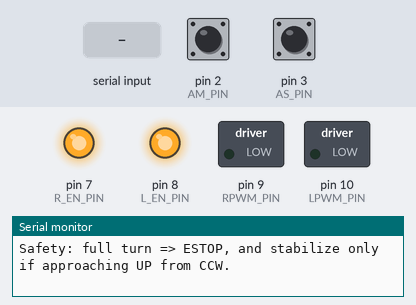
Recording of a sketch running on a simulated Arduino Uno, built with avr-gcc and run on an emulated ATmega328P. On the bench: switched loads named in the sketch (green lamp = pin HIGH), output pins drawn as LEDs (lit = HIGH), the last lines printed to the serial monitor. The test bench sets the inputs (shaded band); at power-on: pin 2 (AM_PIN) HIGH, pin 3 (AS_PIN) HIGH.

Above: at 1.2 s.
1.3 s: "x" received over Serial
At 2.1 s:
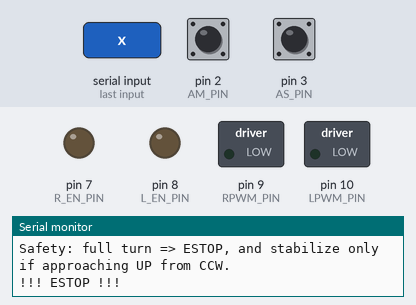
2.8 s: byte 112 ('p') received over Serial
4.3 s: "z" received over Serial
5.8 s: "s" received over Serial
Timing chart, 0 to 8.3 s (numbered marks = the images above; inputs shaded):
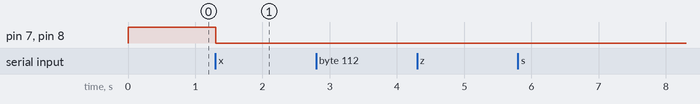

Measured:
- after the input at 1.3 s, pin 7 (R_EN_PIN), pin 8 (L_EN_PIN): HIGH → LOW at once

The sketch:

swing_test.ino
```cpp
// ===== Reaction Wheel Pendulum (UNO) =====
// Updated wiring:
//
// Motor encoder:
//   Am -> D2 (INT0)
//   Bm -> D4
//
// Shaft (pendulum) encoder:
//   As -> D3 (INT1)
//   Bs -> D5
//
// BTS7960:
//   RPWM -> D9 (~)
//   LPWM -> D10(~)
//   R_EN -> D7
//   L_EN -> D8
//
// Signals naming:
//   p_angle = pendulum angle (rad), wrapped to [-PI, +PI]
//   p_vel   = pendulum angular velocity (rad/s), filtered
//   m_vel   = motor angular velocity (rad/s), filtered
//
// Serial commands:
//   z = set current pendulum position as ZERO (NOW: DOWN reference)
//   g = go/run
//   s = pause (PWM=0, EN stays HIGH)
//   x = E-STOP (EN LOW, PWM=0)
//   r = release E-STOP (EN HIGH, still paused)
//   p = print snapshot
//   ? = help

#include <Arduino.h>

// ------------------ BTS7960 pins ------------------
const uint8_t RPWM_PIN = 9;
const uint8_t LPWM_PIN = 10;
const uint8_t R_EN_PIN = 7;
const uint8_t L_EN_PIN = 8;

// ------------------ Encoders pins ------------------
// Motor encoder
const uint8_t AM_PIN = 2;  // INT0
const uint8_t BM_PIN = 4;  // direction

// Shaft (pendulum) encoder
const uint8_t AS_PIN = 3;  // INT1
const uint8_t BS_PIN = 5;  // direction

// ------------------ Encoder calibration ------------------
// Motor encoder: you measured 10 turns = 17179 counts using 4X decoding previously.
// In our "1 interrupt on A rising" scheme, effective CPR is /4:
const float MOTOR_COUNTS_PER_REV_4X = 1717.9f;
const float MOTOR_DECODE_FACTOR = 4.0f; // 4X -> 1X (A rising)
const float MOTOR_COUNTS_PER_REV = MOTOR_COUNTS_PER_REV_4X / MOTOR_DECODE_FACTOR; // ~429.475

// Shaft encoder: advertised 360 PPR. With 1 interrupt on A rising => 1X => 360 counts/rev.
// If you switch to CHANGE on A, set SHAFT_DECODE_FACTOR=2 and attachInterrupt CHANGE.
const bool SHAFT_USE_CHANGE = false;
const float SHAFT_PPR = 360.0f;
const float SHAFT_DECODE_FACTOR = SHAFT_USE_CHANGE ? 2.0f : 1.0f;
const float SHAFT_COUNTS_PER_REV = SHAFT_PPR * SHAFT_DECODE_FACTOR;

// ------------------ Estimator settings ------------------
const unsigned long EST_PERIOD_MS = 5; // ~200Hz updates
const float P_VEL_ALPHA = 0.25f;
const float M_VEL_ALPHA = 0.25f;

// ------------------ State (counts) ------------------
volatile long g_m_count = 0; // motor encoder count
volatile long g_p_count = 0; // pendulum/shaft encoder count

long p_zeroOffset = 0;
long p_calibRawCount = 0;   // raw count at the moment we pressed 'z' (pendulum DOWN)


// ------------------ Estimated signals ------------------
float p_angle = 0.0f; // rad, wrapped [-PI, +PI]
//   p_angle = 0   means UP
//   p_angle = +PI or -PI means DOWN
float p_vel = 0.0f; // rad/s filtered
float m_vel = 0.0f; // rad/s filtered

unsigned long lastEstMs = 0;
long lastPCountSnap = 0;
long lastMCountSnap = 0;

// ------------------ Helpers ------------------
int sgn(float x, float eps = 1e-4f) {
  if (x > eps) return +1;
  if (x < -eps) return -1;
  return 0;
}

float wrapToPi(float a) {
  a = fmod(a + PI, TWO_PI);
  if (a < 0) a += TWO_PI;
  return a - PI;
}

long getMotorCount() {
  noInterrupts();
  long c = g_m_count;
  interrupts();
  return c;
}

long getPendulumRawCount() {
  noInterrupts();
  long c = g_p_count;
  interrupts();
  return c;
}

long getPendulumCount() {
  return getPendulumRawCount() - p_zeroOffset;
}

// ------------------ ISRs ------------------
void motorA_isr() {
  // If direction is reversed, swap ++/--
  if (digitalRead(BM_PIN) == HIGH) g_m_count++;
  else g_m_count--;
}

void pendulumA_isr() {
  // If direction is reversed, swap ++/--
  if (digitalRead(BS_PIN) == HIGH) g_p_count++;
  else g_p_count--;
}

// ------------------ Estimator update ------------------
void updateEstimates() {
  unsigned long now = millis();
  unsigned long dtMs = now - lastEstMs;
  if (dtMs < EST_PERIOD_MS) return;

  float dt = dtMs / 1000.0f;
  if (dt <= 0.0f) return;

  // Snapshot counts
  long pC = getPendulumCount();
  long mC = getMotorCount();

  long dP = pC - lastPCountSnap;
  long dM = mC - lastMCountSnap;

  // Raw velocities
  float p_vel_raw = ((float)dP / SHAFT_COUNTS_PER_REV) * TWO_PI / dt; // rad/s
  float m_vel_raw = ((float)dM / MOTOR_COUNTS_PER_REV) * TWO_PI / dt; // rad/s

  // Filtered velocities
  p_vel = (1.0f - P_VEL_ALPHA) * p_vel + P_VEL_ALPHA * p_vel_raw;
  m_vel = (1.0f - M_VEL_ALPHA) * m_vel + M_VEL_ALPHA * m_vel_raw;

  // Angle from pendulum count (ZERO = DOWN)
  float p_angle_unwrapped = ((float)pC / SHAFT_COUNTS_PER_REV) * TWO_PI;
  p_angle = wrapToPi(p_angle_unwrapped);

  lastPCountSnap = pC;
  lastMCountSnap = mC;
  lastEstMs = now;
}

// ------------------ Motor driver ------------------
void allStopPWM() {
  analogWrite(RPWM_PIN, 0);
  analogWrite(LPWM_PIN, 0);
}
void enableDriver() {
  digitalWrite(R_EN_PIN, HIGH);
  digitalWrite(L_EN_PIN, HIGH);
}
void disableDriver() {
  allStopPWM();
  digitalWrite(R_EN_PIN, LOW);
  digitalWrite(L_EN_PIN, LOW);
}

// ------------------ PWM LIMIT (restriction #4) ------------------
// This is the GLOBAL absolute PWM clamp for ANY command.
// Set it low at first (e.g., 40-80) and raise carefully.
const int PWM_LIMIT = 180;

// u in [-255, +255]
void setMotorU(int u) {
  // Restriction #4: limit PWM HERE (single place affects everything)
  u = constrain(u, -PWM_LIMIT, PWM_LIMIT);

  if (u > 0) {
    analogWrite(RPWM_PIN, (uint8_t)u);
    analogWrite(LPWM_PIN, 0);
  } else if (u < 0) {
    analogWrite(RPWM_PIN, 0);
    analogWrite(LPWM_PIN, (uint8_t)(-u));
  } else {
    allStopPWM();
  }
}

// ------------------ Control (swing-up + stabilize) ------------------
// We now have ZERO = DOWN.
// Therefore "UP" is at angle ~ +/-PI.
// We'll stabilize around UP using an error:
//   up_err = wrapToPi(p_angle - PI)   (also equivalent near -PI)
const float THETA_STAB_RAD = 0.35f; // smaller = safer. start 0.25..0.5

// Swing-up PWM magnitude (START LOW!)
int PWM_SWING = 120;       // still here (restriction #4 clamps anyway)

// PD stabilize near UP (START LOW!)
float KP = 60.0f;
float KD = 8.0f;

// Keep this too; it is an internal limit for stabilize output BEFORE global PWM_LIMIT
int PWM_MAX_STAB = 120;

const unsigned long CTRL_PERIOD_MS = 20;
unsigned long lastCtrlMs = 0;

// ------------------ Serial control ------------------
bool estop = false;
bool paused = true;

// Restriction #2 full-turn protection:
bool fullTurnTripped = false;

// --- E-STOP helper used by safety rules ---
void triggerEstop(const char* reason) {
  estop = true;
  paused = true;
  fullTurnTripped = true;     // latch until 'r'
  disableDriver();
  Serial.print("!!! ESTOP TRIGGERED: ");
  Serial.print(reason);
  Serial.println(" !!!");
}

// Calibration is performed when pendulum is DOWN,
// but we want p_angle = 0 when pendulum is UP.
//
// So when we press 'z' at DOWN, we shift the offset by half a turn.
void setZeroAtUpUsingDownCalibration() {
  long rawDownCount = getPendulumRawCount();
  p_calibRawCount = rawDownCount;

  // half revolution in counts
  long halfTurnCounts = (long)(SHAFT_COUNTS_PER_REV / 2.0f);

  noInterrupts();
  p_zeroOffset = rawDownCount - halfTurnCounts;
  interrupts();

  // Reset estimator state to avoid spikes
  lastPCountSnap = 0;
  p_angle = PI;   // because we're currently DOWN
  p_vel = 0.0f;

  Serial.println("Calibrated at DOWN. Now p_angle=0 is UP (DOWN reads ~+PI).");
}


void printHelp() {
  Serial.println("Commands: z=calibrate at DOWN (sets p_angle=0 at UP), g=go, s=pause, x=ESTOP, r=release ESTOP, p=print, ?=help");
  Serial.println("Safety: full turn => ESTOP, and stabilize only if approaching UP from CCW.");
}

void printSnapshot(const char* tag="SNAP") {
  // Up error around PI (UP)
  float up_err = p_angle;

  Serial.print(tag);
  Serial.print(" | p_angle(rad)="); Serial.print(p_angle, 6);
  Serial.print(" | p_angle(deg)="); Serial.print(p_angle * RAD_TO_DEG, 2);
  Serial.print(" | up_err(rad)="); Serial.print(up_err, 6);
  Serial.print(" | p_vel(rad/s)="); Serial.print(p_vel, 6);
  Serial.print(" | m_vel(rad/s)="); Serial.print(m_vel, 6);
  Serial.print(" | PWM_LIMIT="); Serial.print(PWM_LIMIT);
  Serial.print(" | state=");
  if (estop) Serial.println("ESTOP");
  else if (paused) Serial.println("PAUSED");
  else Serial.println("RUN");
}

void handleSerial() {
  while (Serial.available() > 0) {
    char c = Serial.read();
    if (c == 'z' || c == 'Z') setZeroAtUpUsingDownCalibration();
    else if (c == 'g' || c == 'G') {
      if(!estop){
        paused = false;
        Serial.println("RUN.");
      }
    }
    else if (c == 's' || c == 'S') { paused = true; allStopPWM(); Serial.println("PAUSED."); }
    else if (c == 'x' || c == 'X') { estop = true; paused = true; disableDriver(); Serial.println("!!! ESTOP !!!"); }
    else if (c == 'r' || c == 'R') {
      estop = false;
      paused = true;
      fullTurnTripped = false;
      enableDriver();
      allStopPWM();
      Serial.println("ESTOP released. Still paused.");
    }
    else if (c == 'p' || c == 'P') printSnapshot("PRINT");
    else if (c == '?') printHelp();
  }
}

// ------------------ Safety checks (added) ------------------
void safetyChecks() {
  // Restriction #2: if pendulum completes a full turn -> stop immediately.
  // Using count since last zero:
  long rawNow = getPendulumRawCount();
  long rawDelta = rawNow - p_calibRawCount;

  if (!fullTurnTripped && (labs(rawDelta) >= (long)(0.90f * SHAFT_COUNTS_PER_REV))) {
    triggerEstop("Pendulum full turn detected (>= ~324deg since calibration)");
  }
}

// Restriction #3: Swing-up should complete ONLY from CCW direction.
// Assumption: positive p_vel corresponds to CCW (if not, we can flip ISR sign).
// We will allow "stabilize near UP" ONLY if:
//   - close to UP (up_err small)
//   - approaching from CCW side (p_angle < 0) AND moving CCW (p_vel > 0)
//
// Otherwise we keep using swing-up.
//   - approaching from CCW side (p_angle < 0) AND moving CCW (p_vel > 0)
int computeU() {
  float up_err = p_angle;
  bool nearUp = (fabs(up_err) < THETA_STAB_RAD);

  // CCW-only completion condition:
  bool ccwSide = (p_angle > 0.0f);   // near -PI branch (UP approached via negative wrap)
  bool ccwVel  = (p_vel < 0.0f);     // CCW gives positive velocity in your convention

  if (nearUp && ccwSide && ccwVel) {
    float u = KP * up_err + KD * p_vel;
    int ui = (int)lroundf(u);
    ui = constrain(ui, -PWM_MAX_STAB, PWM_MAX_STAB);
    return ui;
  }

  int v = sgn(p_vel);
  if (v == 0) return 0;
  return -v * PWM_SWING;
}


// ------------------ Setup/loop ------------------
void setup() {
  Serial.begin(115200);

  // BTS7960
  pinMode(RPWM_PIN, OUTPUT);
  pinMode(LPWM_PIN, OUTPUT);
  pinMode(R_EN_PIN, OUTPUT);
  pinMode(L_EN_PIN, OUTPUT);
  enableDriver();
  allStopPWM();

  // Encoders
  pinMode(AM_PIN, INPUT_PULLUP);
  pinMode(BM_PIN, INPUT_PULLUP);
  pinMode(AS_PIN, INPUT_PULLUP);
  pinMode(BS_PIN, INPUT_PULLUP);

  attachInterrupt(digitalPinToInterrupt(AM_PIN), motorA_isr, RISING);
  attachInterrupt(digitalPinToInterrupt(AS_PIN), pendulumA_isr, SHAFT_USE_CHANGE ? CHANGE : RISING);

  lastEstMs = millis();
  lastCtrlMs = millis();

  Serial.println("RWP control: swing-up by sign(p_vel) + stabilize near UP (ZERO = UP).");
  Serial.print("Motor CPR (1X) = "); Serial.println(MOTOR_COUNTS_PER_REV, 3);
  Serial.print("Shaft CPR = "); Serial.println(SHAFT_COUNTS_PER_REV, 1);
  Serial.print("PWM_LIMIT = "); Serial.println(PWM_LIMIT);
  Serial.println("Start paused. Put pendulum DOWN, send 'z', then 'g'.");
  printHelp();
}

void loop() {
  handleSerial();
  updateEstimates();

  // Added safety checks (restriction #2)
  safetyChecks();

  if (estop) { delay(10); return; }
  if (paused) { allStopPWM(); delay(5); return; }

  unsigned long now = millis();
  if (now - lastCtrlMs >= CTRL_PERIOD_MS) {
    int u = computeU();
    setMotorU(u);
    lastCtrlMs = now;
  }

  static unsigned long lastPrint = 0;
  if (now - lastPrint >= 200) {
    printSnapshot("STREAM");
    lastPrint = now;
  }
}
```
